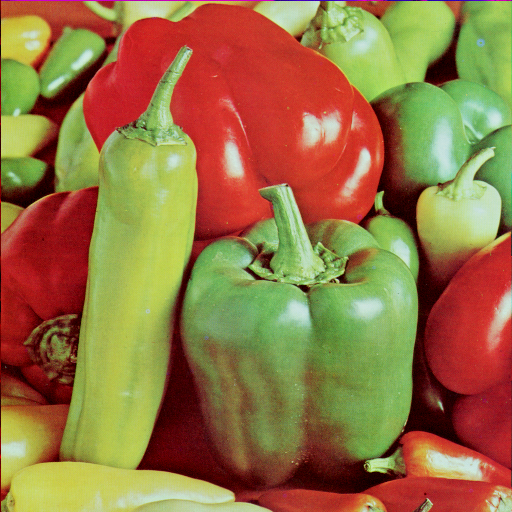
#> input picture Dataset/4.2.07.tiff, 512 x 512 px, found by its file name
$ python '02 Kernels and Convolution.py'
#> lines starting #> are read from the running program, lines starting #| are printed output that depends on the picture
import cv2
import matplotlib.pyplot as plt
import numpy as np

def main():

    path = "D:\\Youtube Code\\Python\\Python OpenCV3\\Python-OpenCV3\\Dataset\\"
    imgpath =  path + "4.2.07.tiff"
    img = cv2.imread(imgpath, 1)
#> img is the input picture: shape (512, 512, 3); mean B, G, R 66.5, 115.6, 149.8
    img = cv2.cvtColor(img, cv2.COLOR_BGR2RGB)


    k = np.array(np.ones((11, 11), np.float32))/121

    k = np.array(([0, -1, 0], [-1, 5, -1], [0, -1, 0]), np.float32)

    print(k)


    output = cv2.filter2D(img, -1, k)
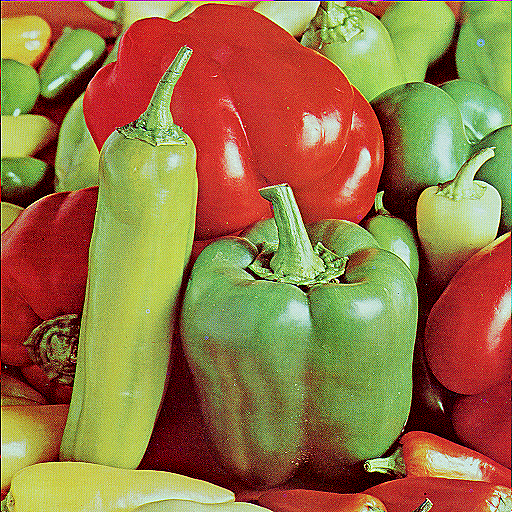
#> output: shape (512, 512, 3); mean R, G, B 150, 117.1, 67.7

    plt.subplot(1, 2, 1)
    plt.imshow(img)
    plt.title('Original Image')

    plt.subplot(1, 2, 2)
    plt.imshow(output)
    plt.title('Filtered Image')

    plt.show()
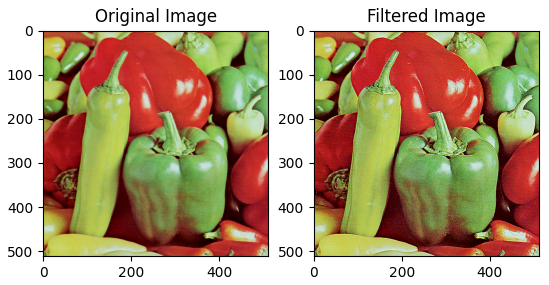
#> figure drawn by matplotlib, 2 panels

if __name__ == "__main__":
    main()

$ run again, with Dataset/4.1.03.tiff copied over Dataset/4.2.07.tiff
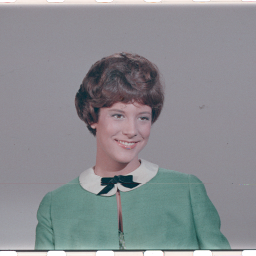
#> input picture Dataset/4.1.03.tiff, 256 x 256 px, found by its file name
#> in main, img is the input picture: shape (256, 256, 3); mean B, G, R 144, 140, 137.6
#> in main, `output = cv2.filter2D(img, -1, k)`:
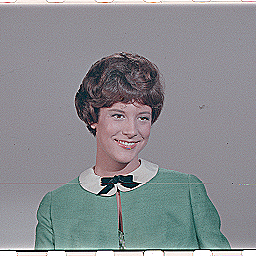
#> output: shape (256, 256, 3); mean R, G, B 137.7, 139.9, 143.9
#> in main, `plt.show()`:
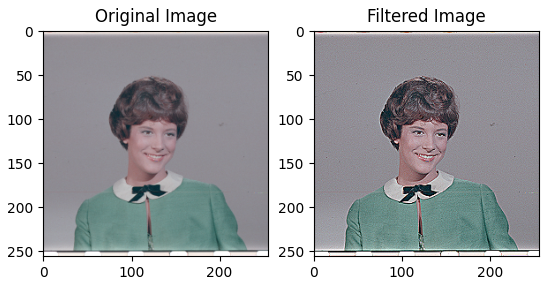
#> figure drawn by matplotlib, 2 panels
